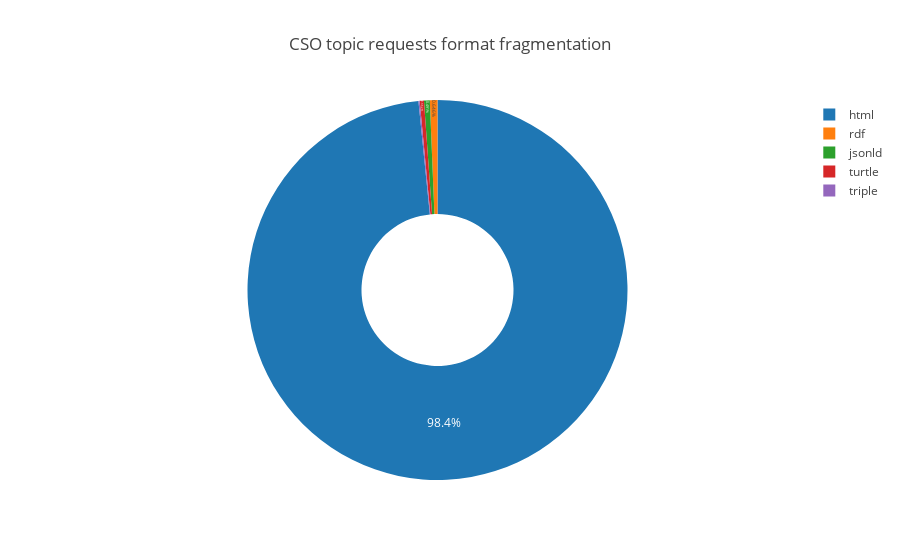

Notebook code cell kept with this figure:
### Markdown cell above
# Analysis of CSO topic requests

### Code cell
formats = topics_req_df.groupby('format')[['id']].nunique()

pie = go.Pie(values=formats.id,
              labels=formats.index,
              textposition='inside',
              name='Format',
              hoverinfo='label+value+name',
              hole=.4)

donut = go.Layout(title='CSO topic requests format fragmentation')
fig = go.Figure(data=[pie], layout=donut)
plotly.offline.iplot(fig)
pio.write_image(fig, 'images/requests_formats.png')

### Figure 1 — Plotly figure (JSON) as saved in the notebook; plotly's stock layout.template omitted (floating-point values rounded to 4 significant figures)
{"data": [{"hole": 0.4, "hoverinfo": "label+value+name", "labels": ["html", "jsonld", "rdf", "triple", "turtle"], "name": "Format", "textposition": "inside", "type": "pie", "uid": "1c81d3f1-0c7f-4288-b6a5-ed3cccc23863", "values": [3808, 19, 25, 4, 14]}], "layout": {"title": "CSO topic requests format fragmentation"}}
